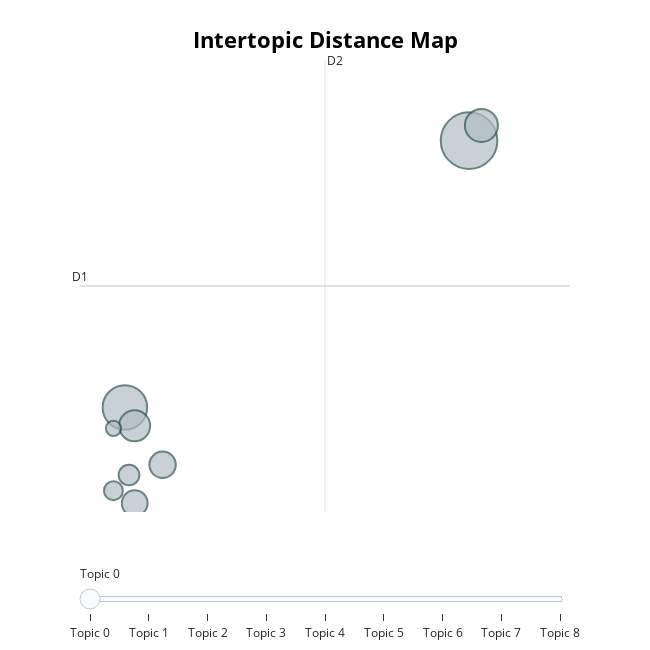

Notebook cell for this chart:
### Markdown cell above
<a id='reduce'></a>

# Reducing Overlap

If your intertopic distance map shows lots of overlapping bubbles, your model may have produced **too many fine-grained topics**. This is common with large or complex datasets! Similar documents can get split into clusters that aren't really distinct.

To make your topics broader and reduce overlap, you can **merge similar topics** using the `.reduce_topics()` method in BERTopic.

### How to Reduce the Number of Topics

Use the following code to merge topics until only your desired number remain (e.g., 15):

### Code cell
# Reduce the number of topics (set to the number you want)
target_num_topics = 10  # change this as needed
topic_model.reduce_topics(docs_sample, nr_topics=target_num_topics)
topic_model.get_document_info(df['selftext'][:1000])  # instead of df['processed']

# Re-visualize the intertopic distance map
fig = topic_model.visualize_topics()

fig.show()

### Figure 1 — Plotly figure (JSON) as saved in the notebook; plotly's stock layout.template omitted (floating-point values rounded to 4 significant figures)
{"data": [{"customdata": [[0, "son | tell | say | want | wife", 179], [1, "say | friend | like | go | tell", 111], [2, "brother | sister | parent | tell | say", 61], [3, "say | work | tell | like | ask", 54], [4, "wedding | say | want | family | tell", 39], [5, "eat | food | vegan | meat | cook", 37], [6, "house | neighbor | door | plant | tell", 24], [7, "jim | go | family | want | say", 20], [8, "teacher | say | school | principal | egg", 13]], "hovertemplate": "<b>Topic %{customdata[0]}</b><br>%{customdata[1]}<br>Size: %{customdata[2]}", "legendgroup": "", "marker": {"color": "#B0BEC5", "line": {"color": "DarkSlateGrey", "width": 2}, "size": [179, 111, 61, 54, 39, 37, 24, 20, 13], "sizemode": "area", "sizeref": 0.1119, "symbol": "circle"}, "mode": "markers", "name": "", "orientation": "v", "showlegend": false, "type": "scatter", "x": [17.06, 6.909, 17.43, 7.195, 8.022, 7.199, 7.031, 6.57, 6.573], "xaxis": "x", "y": [10.13, 3.718, 10.5, 3.277, 2.34, 1.418, 2.095, 1.717, 3.218], "yaxis": "y"}], "layout": {"annotations": [{"showarrow": false, "text": "D1", "x": 5.584, "y": 6.639, "yshift": 10}, {"showarrow": false, "text": "D2", "x": 12.81, "xshift": 10, "y": 12.07}], "height": 650, "hoverlabel": {"bgcolor": "white", "font": {"family": "Rockwell", "size": 16}}, "legend": {"itemsizing": "constant", "tracegroupgap": 0}, "margin": {"t": 60}, "shapes": [{"line": {"color": "#CFD8DC", "width": 2}, "type": "line", "x0": 12.81, "x1": 12.81, "y0": 1.205, "y1": 12.07}, {"line": {"color": "#9E9E9E", "width": 2}, "type": "line", "x0": 5.584, "x1": 20.04, "y0": 6.639, "y1": 6.639}], "sliders": [{"active": 0, "pad": {"t": 50}, "steps": [{"args": [{"marker.color": [["red", "#B0BEC5", "#B0BEC5", "#B0BEC5", "#B0BEC5", "#B0BEC5", "#B0BEC5", "#B0BEC5", "#B0BEC5"]]}], "label": "Topic 0", "method": "update"}, {"args": [{"marker.color": [["#B0BEC5", "red", "#B0BEC5", "#B0BEC5", "#B0BEC5", "#B0BEC5", "#B0BEC5", "#B0BEC5", "#B0BEC5"]]}], "label": "Topic 1", "method": "update"}, {"args": [{"marker.color": [["#B0BEC5", "#B0BEC5", "red", "#B0BEC5", "#B0BEC5", "#B0BEC5", "#B0BEC5", "#B0BEC5", "#B0BEC5"]]}], "label": "Topic 2", "method": "update"}, {"args": [{"marker.color": [["#B0BEC5", "#B0BEC5", "#B0BEC5", "red", "#B0BEC5", "#B0BEC5", "#B0BEC5", "#B0BEC5", "#B0BEC5"]]}], "label": "Topic 3", "method": "update"}, {"args": [{"marker.color": [["#B0BEC5", "#B0BEC5", "#B0BEC5", "#B0BEC5", "red", "#B0BEC5", "#B0BEC5", "#B0BEC5", "#B0BEC5"]]}], "label": "Topic 4", "method": "update"}, {"args": [{"marker.color": [["#B0BEC5", "#B0BEC5", "#B0BEC5", "#B0BEC5", "#B0BEC5", "red", "#B0BEC5", "#B0BEC5", "#B0BEC5"]]}], "label": "Topic 5", "method": "update"}, {"args": [{"marker.color": [["#B0BEC5", "#B0BEC5", "#B0BEC5", "#B0BEC5", "#B0BEC5", "#B0BEC5", "red", "#B0BEC5", "#B0BEC5"]]}], "label": "Topic 6", "method": "update"}, {"args": [{"marker.color": [["#B0BEC5", "#B0BEC5", "#B0BEC5", "#B0BEC5", "#B0BEC5", "#B0BEC5", "#B0BEC5", "red", "#B0BEC5"]]}], "label": "Topic 7", "method": "update"}, {"args": [{"marker.color": [["#B0BEC5", "#B0BEC5", "#B0BEC5", "#B0BEC5", "#B0BEC5", "#B0BEC5", "#B0BEC5", "#B0BEC5", "red"]]}], "label": "Topic 8", "method": "update"}]}], "title": {"font": {"color": "Black", "size": 22}, "text": "<b>Intertopic Distance Map</b>", "x": 0.5, "xanchor": "center", "y": 0.95, "yanchor": "top"}, "width": 650, "xaxis": {"anchor": "y", "domain": [0, 1], "range": [5.584, 20.04], "title": {"text": ""}, "visible": false}, "yaxis": {"anchor": "x", "domain": [0, 1], "range": [1.205, 12.07], "title": {"text": ""}, "visible": false}}}
